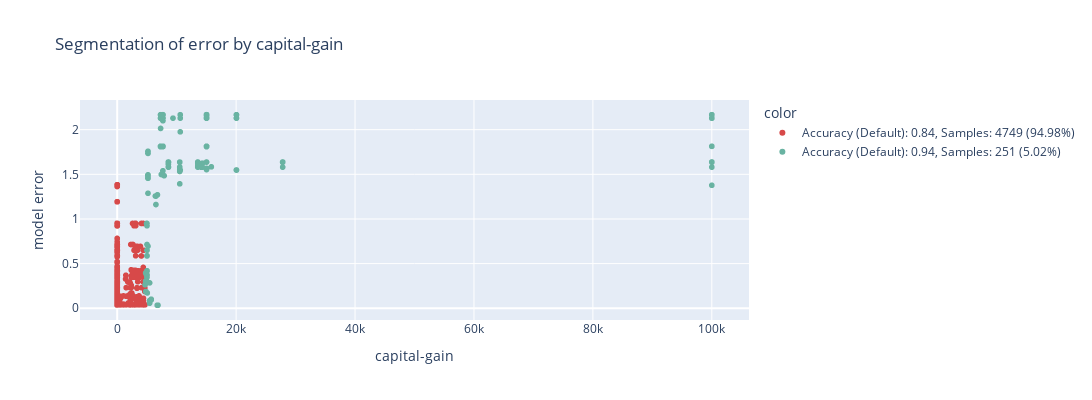
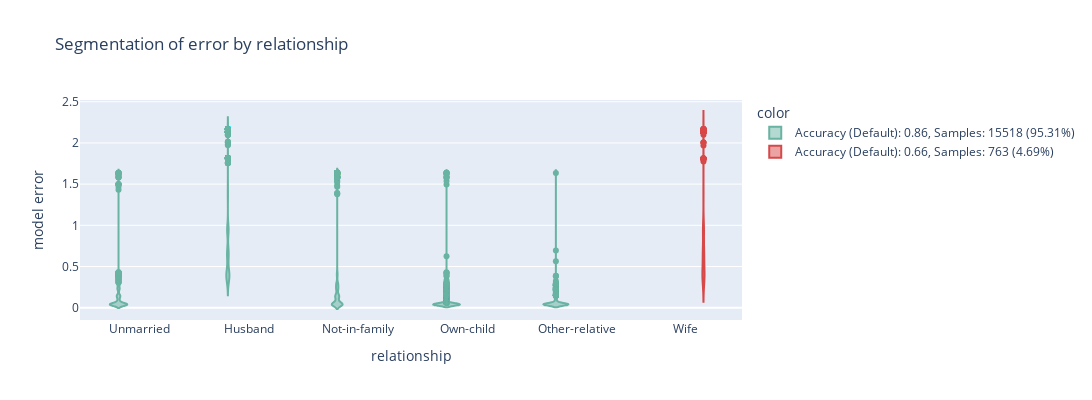

These figures' notebook cell, in order:
### Code cell
check = ModelErrorAnalysis(min_error_model_score=0.3)
check = check.add_condition_segments_performance_relative_difference_not_greater_than()
res = check.run(train_ds, test_ds, model)
res

### Figure 1 — Plotly figure (JSON) as saved in the notebook; plotly's stock layout.template omitted (floating-point values rounded to 4 significant figures; data arrays with more than 128 entries replaced by an {"elided": "..."} marker saying what was removed)
{"data": [{"hovertemplate": "color=Accuracy (Default): 0.84, Samples: 4749 (94.98%)<br>capital-gain=%{x}<br>model error=%{y}<extra></extra>", "legendgroup": "Accuracy (Default): 0.84, Samples: 4749 (94.98%)", "marker": {"color": "#d74949", "symbol": "circle"}, "mode": "markers", "name": "Accuracy (Default): 0.84, Samples: 4749 (94.98%)", "showlegend": true, "type": "scattergl", "x": {"elided": "4749 int values"}, "xaxis": "x", "y": {"elided": "4749 float values"}, "yaxis": "y"}, {"hovertemplate": "color=Accuracy (Default): 0.94, Samples: 251 (5.02%)<br>capital-gain=%{x}<br>model error=%{y}<extra></extra>", "legendgroup": "Accuracy (Default): 0.94, Samples: 251 (5.02%)", "marker": {"color": "#69b3a2", "symbol": "circle"}, "mode": "markers", "name": "Accuracy (Default): 0.94, Samples: 251 (5.02%)", "showlegend": true, "type": "scattergl", "x": {"elided": "251 int values"}, "xaxis": "x", "y": {"elided": "251 float values"}, "yaxis": "y"}], "layout": {"height": 400, "legend": {"title": {"text": "color"}, "tracegroupgap": 0}, "title": {"text": "Segmentation of error by capital-gain"}, "width": 1200, "xaxis": {"anchor": "y", "autorange": true, "domain": [0, 1], "range": [-6193.0, 106200.0], "title": {"text": "capital-gain"}, "type": "linear"}, "yaxis": {"anchor": "x", "autorange": true, "domain": [0, 1], "range": [-0.1313, 2.332], "title": {"text": "model error"}, "type": "linear"}}}

### Figure 2 — Plotly figure (JSON) as saved in the notebook; plotly's stock layout.template omitted (floating-point values rounded to 4 significant figures; data arrays with more than 128 entries replaced by an {"elided": "..."} marker saying what was removed)
{"data": [{"alignmentgroup": "True", "box": {"visible": false}, "hovertemplate": "color=Accuracy (Default): 0.86, Samples: 15518 (95.31%)<br>relationship=%{x}<br>model error=%{y}<extra></extra>", "legendgroup": "Accuracy (Default): 0.86, Samples: 15518 (95.31%)", "marker": {"color": "#69b3a2"}, "name": "Accuracy (Default): 0.86, Samples: 15518 (95.31%)", "offsetgroup": "Accuracy (Default): 0.86, Samples: 15518 (95.31%)", "orientation": "v", "scalegroup": "True", "showlegend": true, "type": "violin", "x": {"elided": "15518 str values"}, "x0": " ", "xaxis": "x", "y": {"elided": "15518 float values"}, "y0": " ", "yaxis": "y"}, {"alignmentgroup": "True", "box": {"visible": false}, "hovertemplate": "color=Accuracy (Default): 0.66, Samples: 763 (4.69%)<br>relationship=%{x}<br>model error=%{y}<extra></extra>", "legendgroup": "Accuracy (Default): 0.66, Samples: 763 (4.69%)", "marker": {"color": "#d74949"}, "name": "Accuracy (Default): 0.66, Samples: 763 (4.69%)", "offsetgroup": "Accuracy (Default): 0.66, Samples: 763 (4.69%)", "orientation": "v", "scalegroup": "True", "showlegend": true, "type": "violin", "x": {"elided": "763 str values"}, "x0": " ", "xaxis": "x", "y": {"elided": "763 float values"}, "y0": " ", "yaxis": "y"}], "layout": {"height": 400, "legend": {"title": {"text": "color"}, "tracegroupgap": 0}, "title": {"text": "Segmentation of error by relationship"}, "violinmode": "group", "width": 1200, "xaxis": {"anchor": "y", "autorange": true, "domain": [0, 1], "range": [-0.525, 5.525], "title": {"text": "relationship"}, "type": "category"}, "yaxis": {"anchor": "x", "autorange": true, "domain": [0, 1], "range": [-0.1495, 2.521], "title": {"text": "model error"}, "type": "linear"}}}
